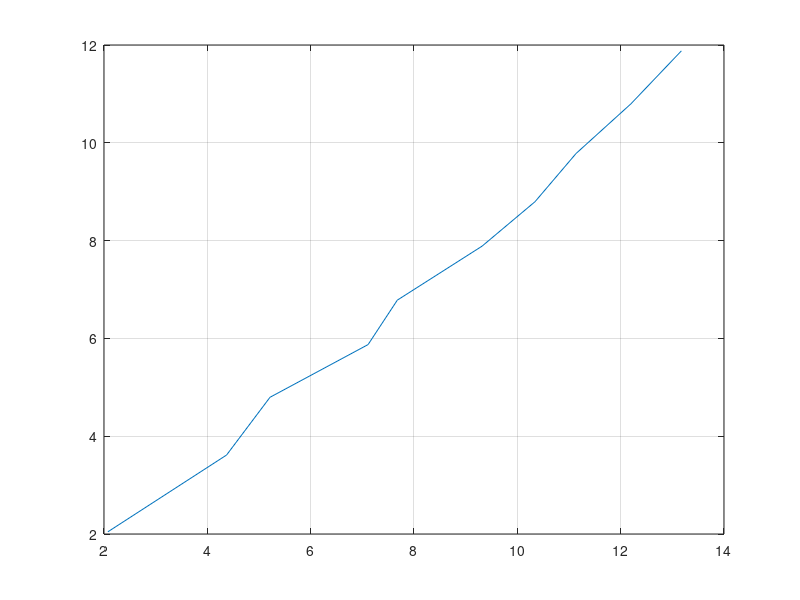
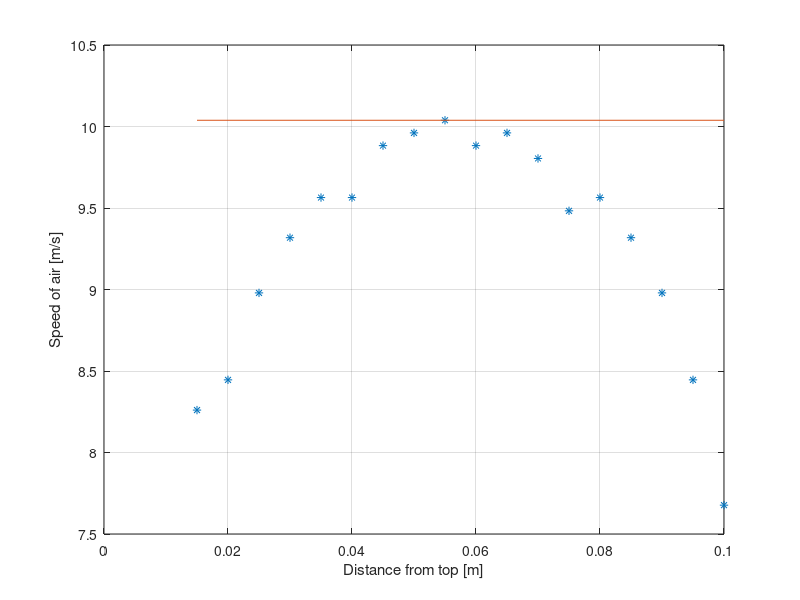
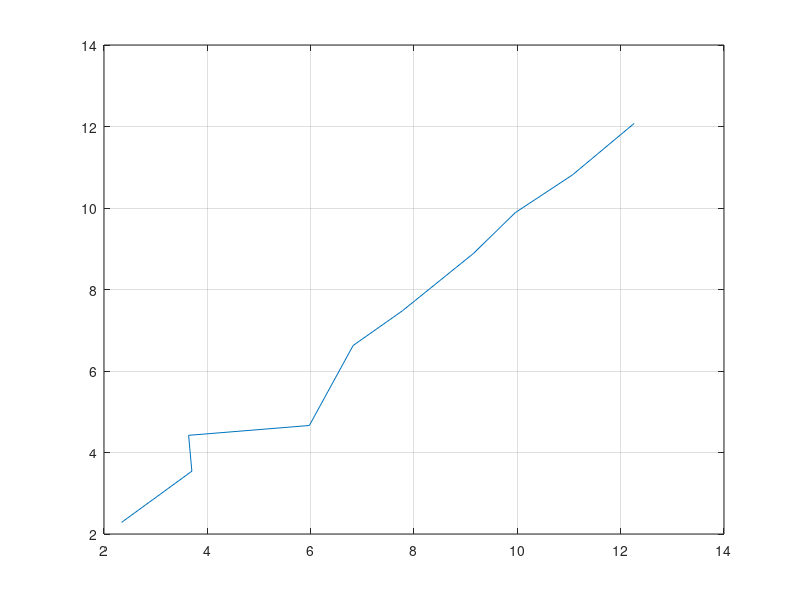

MATLAB code for these plots, in order:
%Just adding a comment to see that git works the way I think
%I THINK IT WORKS!!

% this is the first (very wrong one) that we did
% u = [0, 10, 20, 30, 40, 50, 60];
% volt = [-108e-3, -.107e-3, -51e-3, 0.01, 0.32, 0.52, 0.81] ;%mV
clear 
close all 


%calibration
% Voltage from pitot tube at atm pressure, not sure why I called it U...
atmU = mean([-110.3, -109.9, -110.409, -110.362, -110.895, -110.484])*1e-3;
c2 = 98.8;
c1 = -c2*atmU;

% constants
rho = 1.2754;
A1 = pi*(.1/2)^2;
A2 = pi*(.05/2)^2;


% Task 1
%-------------------------------------------------------------
%-------------------------------------------------------------

u_fan = [20, 25, 30, 35, 40, 45, 50, 55, 60, 65]; %Unitless, speed of fan
pitot = [-82.6e-3, 13e-3, 65e-3, .216, .27, .45, .58, .69, .85, 1.01]; %Volts
Pdiff = [40, -590+715, 760-540, 820-490, 870-430, 950-355, 1020-280,1100-185, 1210-95, 1325+25]; %Pascal ?

Pdiff_pitot = c1+c2*pitot;

%Calc w1 and u for task 1
w1 = sqrt(2*Pdiff/rho)*A2/sqrt(A1^2-A2^2);
u = sqrt(2*Pdiff_pitot/rho);

% close all 
figure
plot(u,w1)
hold on 
grid on 





%% Task 2
%-------------------------------------------------------------
%-------------------------------------------------------------
% close all
dist = [15, 20, 25, 30, 35, 40, 45, 50, 55, 60, 65, 70, 75, 80, 85, 90, 95, 100]*1e-3; %Distance from top of tube in m
volt2 = [.33, .35, .41, .45, .48, .48, .52, .53, .54, .52, .53, .51, .47, .48, .45, .41, .35, .27]; %Volt from pitot tube


Pdiff_pitot = c1+c2*volt2;
u = sqrt(2*Pdiff_pitot/rho);

figure
plot(dist,u,'*')
hold on
grid on 
xlabel('Distance from top [m]')
ylabel('Speed of air [m/s]')

% extra measurement in the middle of the tube to see if it was really asymmetric
dist_middle = 50e-3;
volt_middle = mean([56.7, 62.1,53.0,51.8,43.5, 49.7])*1e-2;
% plot(dist_middle,volt_middle,'r*')
% uniform flow
plot(dist,ones(1,length(dist))*max(u))
% plot laminar flow here as well (otto or johannes has theoretiucal solution?)





%% Task 3 , redo task 1 with pitot tube in the back
%-------------------------------------------------------------
%-------------------------------------------------------------
u_fan2 = [20, 25, 30, 35, 40, 45, 50, 55, 60, 65]; %Unitless, speed of fan
Pdiff2 = [675-625, 710-590, 740-553, 705-497, 860-440, 915-380, 1025-270, 1115-180, 1205-87, 1345+50]; %Pascal ? 
pitot2 = [-.075, -.022, -.025, .12, .19, .28, .43, .53, .68, .86]; % Volt



Pdiff_pitot2 = c1+c2*pitot2;

%same calculations as task 1 (literally copy-pasted)
w1_2 = sqrt(2*Pdiff2/rho)*A2/sqrt(A1^2-A2^2);
u2 = sqrt(2*Pdiff_pitot2/rho);



% close all 
figure
plot(u2,w1_2)
hold on 
grid on 
